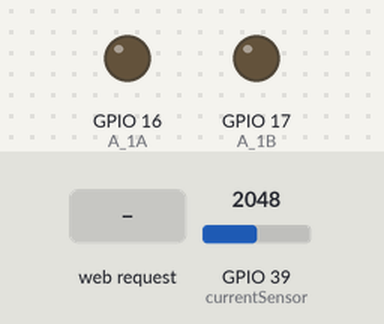
The sketch below on a simulated ESP32. Parts: output pins drawn as LEDs (lit = HIGH). The inputs (shaded band) are chosen by the test bench; at power-on: GPIO 39 (currentSensor) = 2048. WiFi joins after 1.5 s; servers stay silent unless stated; what the sketch prints to the serial monitor is not drawn.

Above: at 4.2 s.
4.3 s: HTTP request GET /?Relay2_motor=ON received
At 5.5 s:
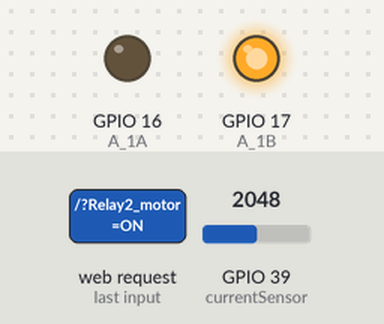
5.8 s: HTTP request GET /?Relay_socket=ON received
7.3 s: HTTP request GET /?Relay_socket=OFF received
Timing chart, 0 to 10.3 s (numbered marks = the images above; inputs shaded):
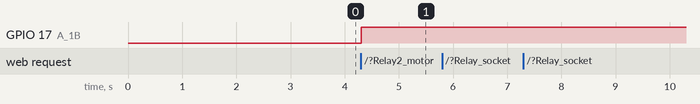

The sketch:

currentSensor.ino
```cpp
#include <WiFi.h>
//#include <Arduino.h>
//#include <ESP32AnalogRead.h>//讀取類比訊號
//#include <analogWrite.h>//寫入類比訊號

//請修改以下參數--------------------------------------------
char ssid[] = ""; //請修改為您連線的網路名稱並在arduino改 連homeInternet
char password[] = ""; //請修改為您連線的網路密碼

WiFiServer server(80); //宣告伺服器位在80 port

int Relay_socket = 23; //宣告插座插孔1的繼電器在 GPIO 23
int A_1A=16; //L9110S馬達驅動板 A_1A腳 連接到ESP32的 GPIO16
int A_1B=17; //L9110S馬達驅動板 A_1B腳 連接到ESP32的 GPIO17
int currentSensor=39 ;// 電流感測器訊號源設定在 ADC_GPIO39  偵測電流感測器類比數值轉換成電壓之後可用公式計算出電流
double total=.0;//用來加總類比訊號
double avg=.0;//用來平均類比訊號
double org_analog =.0;

//int Amp=18 ;//感測安培數值 設定在GPIO18
//long double totalAmp=.0 ;//Amp表示安培的基準值然後設定電流初值且用long double測的更精確   精度比較:float(佔4byte) < double(佔8byte) < long double(大於8byte)
//double orgAmp=0;
//double Mapping_Amp_value=.0;

void setup()
{
  Serial.begin(115200);
  Serial.print("開始連線到無線網路SSID:");
  Serial.println(ssid);
  WiFi.begin(ssid, password);
  while (WiFi.status() != WL_CONNECTED) {
    Serial.print(".");
    delay(1000);
  }
  Serial.println("連線完成");
  server.begin();
  Serial.print("伺服器已啟動，http://");
  Serial.println(WiFi.localIP());

  // *****切記:這個腳位在接其他感測器信號需要改成input，否則一般感測器信號無法承受3~5V的電壓基本上會直接燒壞*******

  //esp32電壓輸出給驅動器讓風扇轉動
  pinMode(A_1A,OUTPUT);
  pinMode(A_1B,OUTPUT);
  delay(1000);//延遲1000毫秒先讓電壓電流穩定再測量電壓的類比訊號    (物理量)


  /*for(int i=1;i<=30;i++){
	totalAmp =  totalAmp+= analogRead(18);//把測到的電流加總起來
	delay(10);//間隔來避免偵測到相同值
  }*/


}

void loop()
{
  //宣告一個連線
  WiFiClient client = server.available();
  if (client) {
    //有人連入時
    Serial.println("使用者連入");
    //-------------網頁的html部份開始--------------
    client.println("HTTP/1.1 200 OK");
    client.println("Content-Type: text/html");
    client.println("");
    client.println("<!DOCTYPE HTML>");

	// 設計 client 上的瀏覽器網頁格式，包括顏色、字型大小、有無邊框、字元等
	client.println("<head><meta name=\"viewport\" content=\"width=device-width, initial-scale=1\">");
	client.println("<link rel=\"icon\" href=\"data:,\">");//
	//CSS style的on/off按鈕
	client.println("<style>html { font-family: Helvetica; display: inline-block; margin: 0px auto; text-align: center;}");// 可自由調整按鈕顏色和方框大小
	client.println(".button { background-color: orange; border: none; color: white; padding: 1px 20px;");
	client.println("text-decoration: none; font-size: 20px; margin: 2px; cursor: pointer;}");
	client.println(".button2 {background-color: #555666;}</style></head>");

    client.println("<html><head><meta charset='utf-8'></head>");
    client.println("<br>");
    client.println("<h1>智慧淨零管理系統</h1>");
    //HTML超連結指令
    client.println("<a>插孔   </a>");
    client.println("<a href='/Relay_socket=ON'><button class=\"button\">開啟on</button> </a>" );
    client.println("<a href='/Relay_socket=OFF'><button class=\"button button2\">關閉off</button></a><br>");
    client.println("<a>風扇   </a>");
    client.println("<a href='/Relay2_motor=ON'><button class=\"button\">開啟on</button> </a>");
    client.println("<a href='/Relay2_motor=OFF'><button class=\"button button2\">關閉off</button></a><br>");
    /*digitalWrite(A_1B,HIGH);
    digitalWrite(A_1A,LOW);*/
    /*client.println(" ");
    client.println(" ");
    client.println(" ");
    client.println(" ");
    client.println(" ");
    client.println(" ");
    client.println(" ");
    client.println(" ");
    client.println(" ");
    client.println(" ");*/


    client.println("</html>");
    //-------------網頁的html部份結束--------------
    //取得使用者輸入的網址
    String request = client.readStringUntil('\r');
    Serial.println(request);
    //判斷超連結指令
    //網址內包含Relay_socket=ON就開啟插座孔1，如果Relay_socket=OFF，關閉插座孔1
    if (request.indexOf("Relay_socket=ON") >= 0) { digitalWrite(Relay_socket, HIGH); }
    if (request.indexOf("Relay_socket=OFF") >= 0) { digitalWrite(Relay_socket, LOW); }

    if (request.indexOf("Relay2_motor=ON") >= 0) { digitalWrite(A_1B,HIGH); digitalWrite(A_1A,LOW);} //風扇需要兩個output搭配
    if (request.indexOf("Relay2_motor=OFF") >= 0) { digitalWrite(A_1B,LOW); digitalWrite(A_1A,LOW); }
    Serial.println("完成");
    client.stop();//停止連線

	//避免一些變數宣告在loop一直被重置造成邏輯錯誤

	//Mapping_Amp_value = (orgAmp-totalAmp)*10/1023  ;  //*1000可以變豪安培先乘避免數字不見
    //Serial.print("原始數值Amp:");

    for(int i=1;i<=30;i++){
      org_analog = analogRead(currentSensor);//orgAmp_analog代表原始交流電的類比訊號  original=原始
      total+= org_analog;
      delay(10); //避免累加到重覆的值
    }
    avg=total/30.0; //算出平均值讓類比訊號更精確
    double vlotage =  org_analog*5/1023.0; // 實際電壓=原始電壓類比訊號*5/1023, 但一般要把正負所有範圍算進去例如:30A感測器範圍是+-30所以要乘上60才對,而這邊只有把感測一半範圍算進去否則可能當電壓改變的時候另一半範圍就感測不到了       //可以直接測esp32Vcc嗎?
  double current = (vlotage-2.5)/0.066; //0.066為ACS712_30A可以感測到的每單位安培有的電壓   esp32無電流時的電壓為Vcc*0.5  要算出電流,ACS712電流轉換公式是  電流=(感測到電壓-無電流時電壓)/每1單位電流有的電壓  除以0.066就會得到實際電流
  Serial.print("交流電流:");
  Serial.println(current);

  }

}
```

Measured:
- after the input at 4.3 s, GPIO 17 (A_1B): LOW → HIGH at once
- after the input at 5.8 s, every drawn part: stays the same
- after the input at 7.3 s, every drawn part: stays the same
